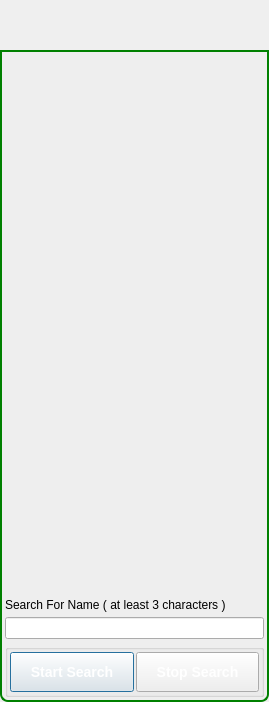
<?xml version="1.0" encoding="UTF-8"?>
<ui version="4.0">
 <class>PeopleSearchDlg</class>
 <widget class="QDialog" name="PeopleSearchDlg">
  <property name="geometry">
   <rect>
    <x>0</x>
    <y>0</y>
    <width>269</width>
    <height>702</height>
   </rect>
  </property>
  <property name="windowTitle">
   <string>Search</string>
  </property>
  <property name="windowIcon">
   <iconset>
    <normaloff>:/TruthOrDare/Resources/ic_people_normal.png</normaloff>:/TruthOrDare/Resources/ic_people_normal.png</iconset>
  </property>
  <property name="styleSheet">
   <string notr="true">QDialog#ScanWebCamsDialog
{   
color: transparent;
background-color: transparent;
border: 1px solid transparent;
border-radius: 8px; 
}

#TitleGroupBox
{   
color: black;
background-color: rgb(50,238,17);
border: 2px solid green;
border-top-left-radius: 8px; 
border-top-right-radius: 8px;
}

#TitleLabel
{   
color: black;
}

#ItemsGroupBox
{   
background-color: rgb(238,238,238);
border: 2px solid green;
border-top-color: green; 
border-bottom-left-radius: 8px; 
border-bottom-right-radius: 8px;
}

#ProfileFrame
{   
background-color: white;
border: 1px solid black;
}

QPushButton
{
color: white;
font: bold 14px;
border-width: 10;
border-image: url(:/MyP2PWeb/Resources/button_green_normal.png)10;
padding: -10;
}

QPushButton:pressed
{
border-width: 10;
border-image: url(:/MyP2PWeb/Resources/button_green_pressed.png);
padding: -10;
}

QPushButton#ExitDialogButton
{
color: black;
font: bold 14px;
border-image: none;
}</string>
  </property>
  <layout class="QVBoxLayout" name="verticalLayout">
   <property name="spacing">
    <number>0</number>
   </property>
   <property name="margin">
    <number>0</number>
   </property>
   <item>
    <widget class="TitleBarWidget" name="m_TitleBarWidget" native="true">
     <property name="sizePolicy">
      <sizepolicy hsizetype="Preferred" vsizetype="Preferred">
       <horstretch>0</horstretch>
       <verstretch>0</verstretch>
      </sizepolicy>
     </property>
     <property name="minimumSize">
      <size>
       <width>0</width>
       <height>50</height>
      </size>
     </property>
     <property name="maximumSize">
      <size>
       <width>16777215</width>
       <height>103</height>
      </size>
     </property>
    </widget>
   </item>
   <item>
    <widget class="QGroupBox" name="ItemsGroupBox">
     <property name="minimumSize">
      <size>
       <width>0</width>
       <height>0</height>
      </size>
     </property>
     <property name="title">
      <string/>
     </property>
     <layout class="QVBoxLayout" name="verticalLayout_2">
      <property name="spacing">
       <number>5</number>
      </property>
      <property name="margin">
       <number>2</number>
      </property>
      <item>
       <widget class="QLabel" name="m_StatusLabel">
        <property name="text">
         <string notr="true"/>
        </property>
       </widget>
      </item>
      <item>
       <widget class="QLabel" name="ScanStatusLabel">
        <property name="font">
         <font>
          <pointsize>10</pointsize>
         </font>
        </property>
        <property name="text">
         <string/>
        </property>
       </widget>
      </item>
      <item>
       <widget class="FriendListWidget" name="friendListWidget" native="true">
        <property name="sizePolicy">
         <sizepolicy hsizetype="Expanding" vsizetype="Expanding">
          <horstretch>0</horstretch>
          <verstretch>0</verstretch>
         </sizepolicy>
        </property>
       </widget>
      </item>
      <item>
       <widget class="QLabel" name="SearchLabel">
        <property name="text">
         <string>Search For Name ( at least 3 characters )</string>
        </property>
       </widget>
      </item>
      <item>
       <widget class="QLineEdit" name="searchEdit"/>
      </item>
      <item>
       <widget class="QGroupBox" name="ScanButtonBox">
        <property name="title">
         <string/>
        </property>
        <layout class="QHBoxLayout" name="horizontalLayout_2">
         <property name="spacing">
          <number>2</number>
         </property>
         <property name="margin">
          <number>2</number>
         </property>
         <item>
          <widget class="QPushButton" name="StartSearchButton">
           <property name="minimumSize">
            <size>
             <width>0</width>
             <height>40</height>
            </size>
           </property>
           <property name="text">
            <string>Start Search</string>
           </property>
          </widget>
         </item>
         <item>
          <widget class="QPushButton" name="StopSearchButton">
           <property name="minimumSize">
            <size>
             <width>0</width>
             <height>40</height>
            </size>
           </property>
           <property name="text">
            <string>Stop Search</string>
           </property>
          </widget>
         </item>
        </layout>
       </widget>
      </item>
     </layout>
    </widget>
   </item>
  </layout>
 </widget>
 <customwidgets>
  <customwidget>
   <class>TitleBarWidget</class>
   <extends>QWidget</extends>
   <header>TitleBarWidget.h</header>
   <container>1</container>
  </customwidget>
  <customwidget>
   <class>FriendListWidget</class>
   <extends>QWidget</extends>
   <header>FriendListWidget.h</header>
   <container>1</container>
  </customwidget>
 </customwidgets>
 <resources>
  <include location="../gotvcommon.qrc"/>
 </resources>
 <connections/>
</ui>
